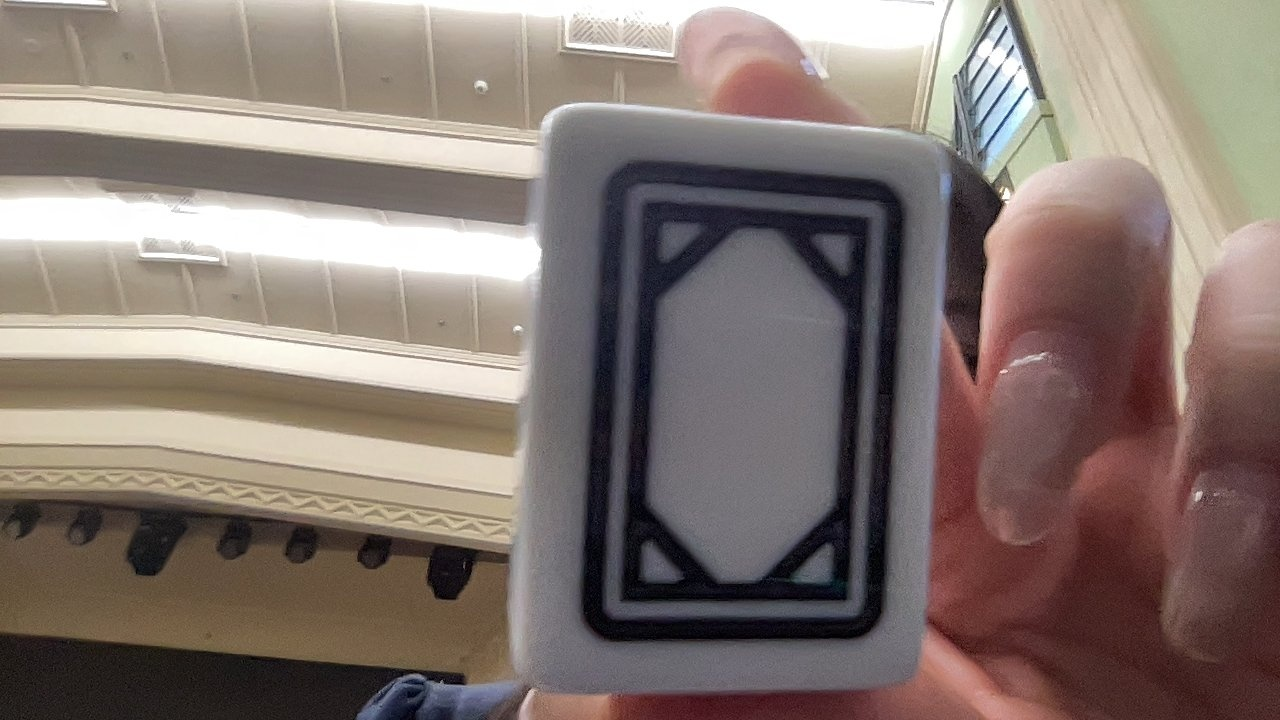
#> input picture software/adapters/vision/refs/white_dragon.jpg, 1280 x 720 px
$ python -i histogram_vision.py   (imports and definitions only)
#> lines starting #> are read from the running program, lines starting #| are printed output that depends on the picture; after the words box and inside, x2 and y2 are one past the last pixel; in counts of white or black regions, pixels touching at a corner belong together
#> further down, picture is the input picture: shape (720, 1280, 3); mean B, G, R 112.4, 118.5, 132.3
"""
Enhanced histogram-based tile classifier (2-class: white_dragon vs one_dot).

Pipeline:
  1. Calibrate: POST /calibrate with reference image per tile class
     - Saves histogram + color feature stats to refs/
  2. Identify:
     a. Auto-detect tile ROI (white rectangle) → fall back to center crop
     b. Compute HSV histogram + saturation/color features
     c. Fuse histogram score + color feature score
     d. Return best label with combined confidence

Key insight: white_dragon is mostly white+black (low saturation), while
one_dot has a green ring + red center (high saturation). This saturation
contrast is a robust secondary discriminator that complements the histogram.

No external ML model needed. Works offline. ~8ms per call.
"""
import pickle
import numpy as np
from pathlib import Path
from software.adapters.vision.base import VisionAdapter
from software.orchestrator.contracts import RecognizeResult

try:
    import cv2
    _CV2_OK = True
except ImportError:
    _CV2_OK = False

REFS_DIR = Path(__file__).parent / "refs"
# [1 line not run here, left out]

LABELS = ["white_dragon", "one_dot"]
HIST_FILE = REFS_DIR / "histograms.pkl"

# HSV histogram: H+S channels
H_BINS, S_BINS = 36, 32
HIST_SIZE = [H_BINS, S_BINS]
HIST_RANGES = [0, 180, 0, 256]
CHANNELS = [0, 1]

# Fusion weights: histogram vs color-feature score
# Raise FEAT_WEIGHT when tile ROI is reliably detected; lower it when relying on center crop
HIST_WEIGHT = 0.55
FEAT_WEIGHT = 0.45


# ── Image helpers ───────────────────────────────────────────────────────────

def _bytes_to_bgr(image_bytes: bytes):
    arr = np.frombuffer(image_bytes, dtype=np.uint8)
    return cv2.imdecode(arr, cv2.IMREAD_COLOR)


# [5 lines left out: function _center_crop, not called in this run]


def _find_tile_roi(bgr_img):
    """Detect the tile face (white rectangle) to remove background contamination.

    Looks for the largest bright, approximately-rectangular region.
    Returns cropped tile image or None if detection is not confident.
    """
    h, w = bgr_img.shape[:2]
#> h = 720; w = 1280
    gray = cv2.cvtColor(bgr_img, cv2.COLOR_BGR2GRAY)
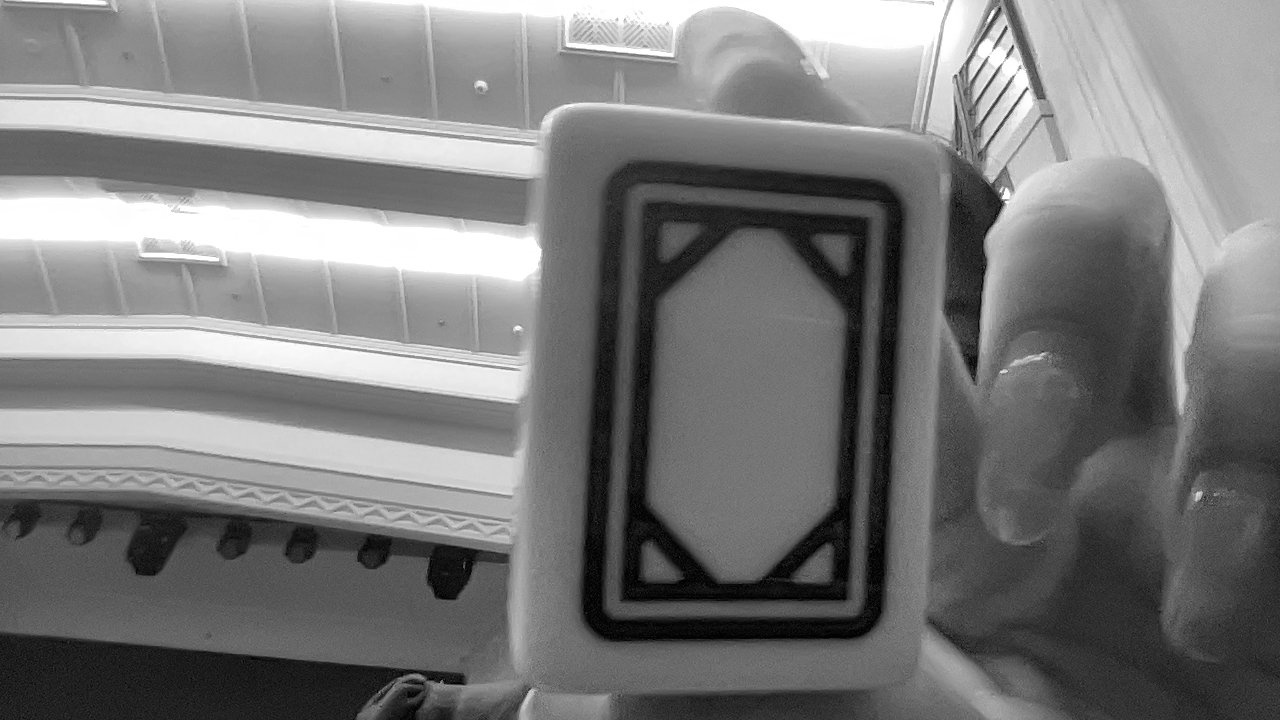
#> gray: shape (720, 1280); min 0, max 255, mean 122

    # Bright region = tile face (V > 200 in HSV ≈ gray > 190)
    _, thresh = cv2.threshold(gray, 190, 255, cv2.THRESH_BINARY)
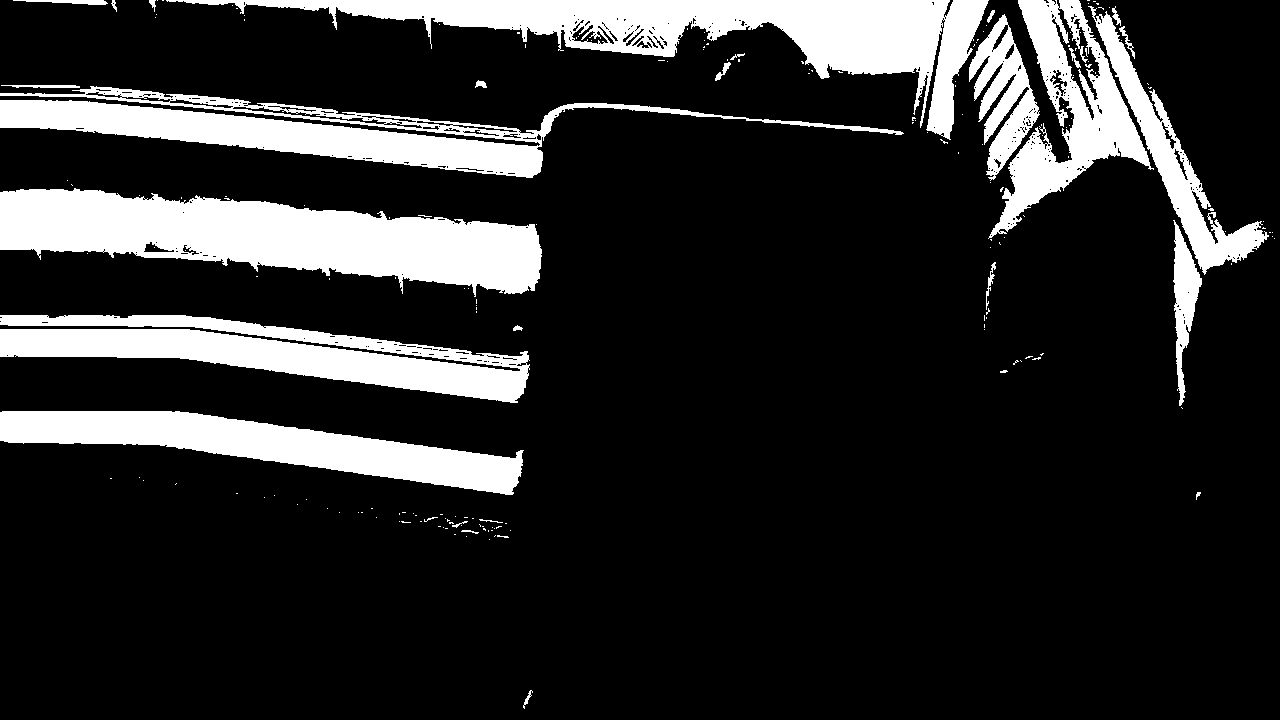
#> thresh: shape (720, 1280); 16.9% white; 196 white regions (168 under 20 px), largest, box (x1, y1, x2, y2) and area: (0, 188, 542, 297) 33184, (166, 0, 989, 140) 29730, (0, 86, 904, 178) 22596

    # Close small gaps (tile design holes)
    kernel = cv2.getStructuringElement(cv2.MORPH_RECT, (7, 7))
    thresh = cv2.morphologyEx(thresh, cv2.MORPH_CLOSE, kernel, iterations=2)
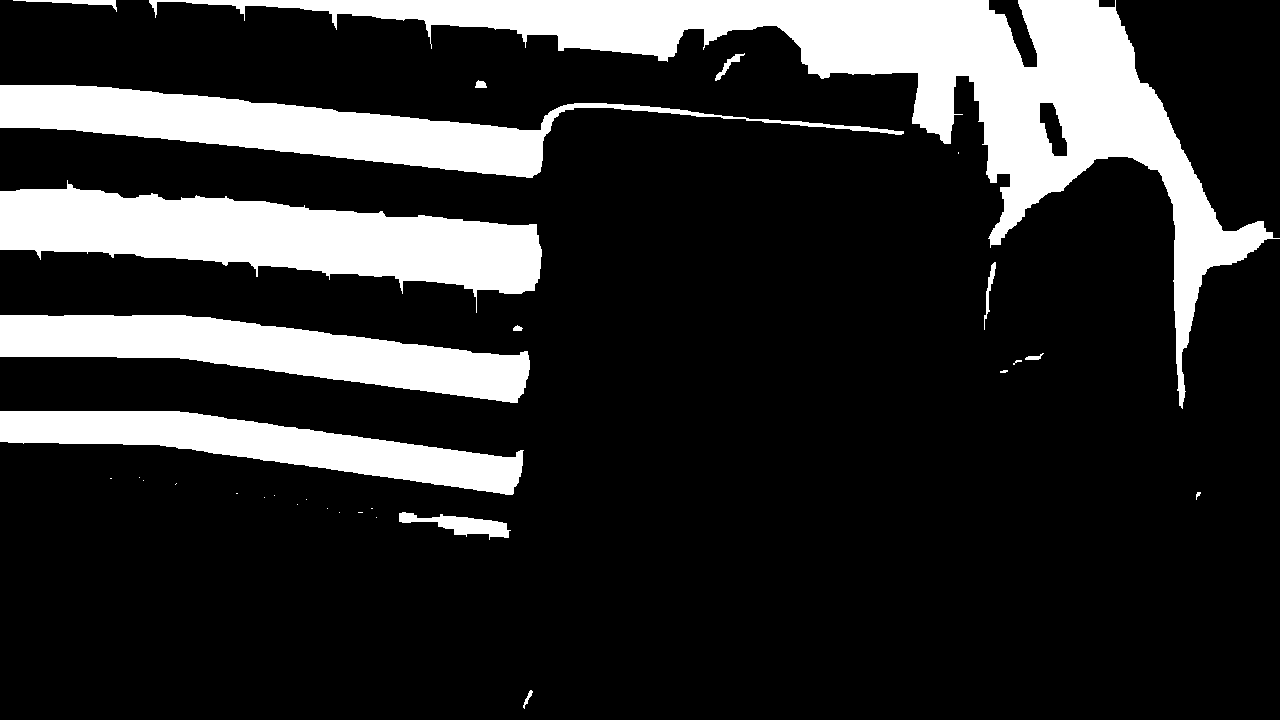
#> thresh: shape (720, 1280); 19% white; 31 white regions (17 under 20 px)

    contours, _ = cv2.findContours(thresh, cv2.RETR_EXTERNAL, cv2.CHAIN_APPROX_SIMPLE)
#> contours = 31 contours, 18 with area under 20; largest, box (x1, y1, x2, y2) and area: (149, 0, 1280, 409) 68322, (0, 180, 542, 313) 33551, (0, 85, 904, 178) 26012, (0, 315, 530, 403) 22806, (0, 411, 524, 495) 18000
    frame_area = h * w
#> frame_area = 921600

    best, best_score = None, 0.0
    for cnt in contours:
        area = cv2.contourArea(cnt)
        # Tile must be 5%-75% of the total frame
        if area < frame_area * 0.05 or area > frame_area * 0.75:
            continue
        bx, by, bw, bh = cv2.boundingRect(cnt)
        rect_area = bw * bh
        if rect_area == 0:
            continue
        # Rectangularity: how close to a perfect rectangle
        rectangularity = area / rect_area
        # Aspect ratio: mahjong tiles are roughly 0.6–0.9 wide/tall
        aspect = min(bw, bh) / max(bw, bh) if max(bw, bh) > 0 else 0
        if rectangularity < 0.55 or aspect < 0.45:
            continue
        score = area * rectangularity
        if score > best_score:
            best_score = score
            best = (bx, by, bw, bh)
#> this loop made 31 passes
#> area on passes 1, 3, 18, 21, 22, 23, 24, 25, 27, 28, 29, 31: 39, 1196.5, 17999.5, 44, 30.5, 22805.5, 148.5, 33551, 26012, 55.5, 143.5, 237
#> (area, bx, by, bw, bh, rect_area, rectangularity, aspect) on pass 30: (68321.5, 149, 0, 1131, 409, 462579, 0.148, 0.362)
#> after the loop, best_score = 0

    if best is None:
        return None

    bx, by, bw, bh = best
    pad = 8
    x1 = max(0, bx - pad)
    y1 = max(0, by - pad)
    x2 = min(w, bx + bw + pad)
    y2 = min(h, by + bh + pad)
    roi = bgr_img[y1:y2, x1:x2]
    # Reject if ROI is suspiciously small
    if roi.shape[0] < 40 or roi.shape[1] < 40:
        return None
    return roi


# ── Feature extraction ──────────────────────────────────────────────────────

# [47 lines left out: functions _compute_hist, _compute_color_features, _feature_score, not called in this run]


# ── Classifier ──────────────────────────────────────────────────────────────

class HistogramVision(VisionAdapter):
    """
    2-class tile classifier using fused histogram + color features.
    Call calibrate() once per tile before use.
    Falls back to mock random when no references are saved.
    """

    # [38 lines left out: functions __init__, calibrate, not called in this run]

    def calibration_status(self) -> dict:
        return {label: label in self._hists for label in LABELS}

    # ── Identification ──────────────────────────────────────────────────────

    # [64 lines left out: function identify, not called in this run]

    def recognize_once(self) -> RecognizeResult:
        """Used by orchestrator — no image available, fall back to mock."""
        return self._mock_result()

    # ── Internal helpers ────────────────────────────────────────────────────

    # [6 lines left out: function _get_analysis_region, not called in this run]

    # ── Persistence ─────────────────────────────────────────────────────────

    def _save_refs(self):
        with open(HIST_FILE, "wb") as f:
            pickle.dump({"hists": self._hists, "feats": self._feats}, f)

    # [83 lines left out: functions _load_refs, _auto_calibrate_from_refs_jpg, _recompute_feats_from_jpgs, _mock_result, not called in this run]

>>> import cv2
>>> picture = cv2.imread('refs/white_dragon.jpg')
>>> result = _find_tile_roi(picture)
